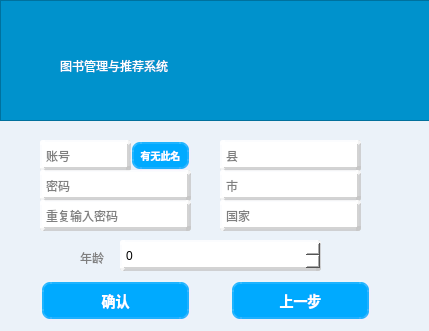
<?xml version="1.0" encoding="UTF-8"?>
<ui version="4.0">
 <class>signup</class>
 <widget class="QWidget" name="signup">
  <property name="geometry">
   <rect>
    <x>0</x>
    <y>0</y>
    <width>429</width>
    <height>331</height>
   </rect>
  </property>
  <property name="windowTitle">
   <string>Form</string>
  </property>
  <property name="styleSheet">
   <string notr="true">background-color: rgb(235, 242, 249);</string>
  </property>
  <widget class="QLineEdit" name="lineEdit">
   <property name="geometry">
    <rect>
     <x>40</x>
     <y>140</y>
     <width>91</width>
     <height>31</height>
    </rect>
   </property>
   <property name="styleSheet">
    <string notr="true"> border-radius: 10px;
border-style: outset;/*边框样式*/
     border-width: 4px;  /*边框宽度为4像素*/
     border-radius: 3px; /*边框圆角半径*/
     border-color: rgb(198, 198, 198,198);/*边框颜色*/
background-color:rgb(255, 255, 255);
</string>
   </property>
   <property name="placeholderText">
    <string>账号</string>
   </property>
  </widget>
  <widget class="QLineEdit" name="lineEdit_2">
   <property name="geometry">
    <rect>
     <x>40</x>
     <y>170</y>
     <width>151</width>
     <height>31</height>
    </rect>
   </property>
   <property name="styleSheet">
    <string notr="true"> border-radius: 10px;
border-style: outset;/*边框样式*/
     border-width: 4px;  /*边框宽度为4像素*/
     border-radius: 3px; /*边框圆角半径*/
     border-color: rgb(198, 198, 198,198);/*边框颜色*/
background-color:rgb(255, 255, 255);
</string>
   </property>
   <property name="echoMode">
    <enum>QLineEdit::Password</enum>
   </property>
   <property name="placeholderText">
    <string>密码</string>
   </property>
  </widget>
  <widget class="QLineEdit" name="lineEdit_3">
   <property name="geometry">
    <rect>
     <x>40</x>
     <y>200</y>
     <width>151</width>
     <height>31</height>
    </rect>
   </property>
   <property name="styleSheet">
    <string notr="true"> border-radius: 10px;
border-style: outset;/*边框样式*/
     border-width: 4px;  /*边框宽度为4像素*/
     border-radius: 3px; /*边框圆角半径*/
     border-color: rgb(198, 198, 198,198);/*边框颜色*/
background-color:rgb(255, 255, 255);
</string>
   </property>
   <property name="echoMode">
    <enum>QLineEdit::Password</enum>
   </property>
   <property name="readOnly">
    <bool>false</bool>
   </property>
   <property name="placeholderText">
    <string>重复输入密码</string>
   </property>
  </widget>
  <widget class="QLineEdit" name="lineEdit_4">
   <property name="geometry">
    <rect>
     <x>220</x>
     <y>140</y>
     <width>141</width>
     <height>31</height>
    </rect>
   </property>
   <property name="styleSheet">
    <string notr="true"> border-radius: 10px;
border-style: outset;/*边框样式*/
     border-width: 4px;  /*边框宽度为4像素*/
     border-radius: 3px; /*边框圆角半径*/
     border-color: rgb(198, 198, 198,198);/*边框颜色*/
background-color:rgb(255, 255, 255);
</string>
   </property>
   <property name="placeholderText">
    <string>县</string>
   </property>
  </widget>
  <widget class="QLineEdit" name="lineEdit_5">
   <property name="geometry">
    <rect>
     <x>220</x>
     <y>170</y>
     <width>141</width>
     <height>31</height>
    </rect>
   </property>
   <property name="styleSheet">
    <string notr="true"> border-radius: 10px;
border-style: outset;/*边框样式*/
     border-width: 4px;  /*边框宽度为4像素*/
     border-radius: 3px; /*边框圆角半径*/
     border-color: rgb(198, 198, 198,198);/*边框颜色*/
background-color:rgb(255, 255, 255);
</string>
   </property>
   <property name="placeholderText">
    <string>市</string>
   </property>
  </widget>
  <widget class="QLineEdit" name="lineEdit_6">
   <property name="geometry">
    <rect>
     <x>220</x>
     <y>200</y>
     <width>141</width>
     <height>31</height>
    </rect>
   </property>
   <property name="styleSheet">
    <string notr="true"> border-radius: 10px;
border-style: outset;/*边框样式*/
     border-width: 4px;  /*边框宽度为4像素*/
     border-radius: 3px; /*边框圆角半径*/
     border-color: rgb(198, 198, 198,198);/*边框颜色*/
background-color:rgb(255, 255, 255);
</string>
   </property>
   <property name="placeholderText">
    <string>国家</string>
   </property>
  </widget>
  <widget class="QSpinBox" name="spinBox">
   <property name="geometry">
    <rect>
     <x>120</x>
     <y>240</y>
     <width>201</width>
     <height>31</height>
    </rect>
   </property>
   <property name="styleSheet">
    <string notr="true"> border-radius: 10px;
border-style: outset;/*边框样式*/
     border-width: 4px;  /*边框宽度为4像素*/
     border-radius: 3px; /*边框圆角半径*/
     border-color: rgb(198, 198, 198,198);/*边框颜色*/
background-color:rgb(255, 255, 255);
</string>
   </property>
   <property name="buttonSymbols">
    <enum>QAbstractSpinBox::UpDownArrows</enum>
   </property>
   <property name="correctionMode">
    <enum>QAbstractSpinBox::CorrectToPreviousValue</enum>
   </property>
  </widget>
  <widget class="QPushButton" name="pushButton">
   <property name="geometry">
    <rect>
     <x>40</x>
     <y>280</y>
     <width>151</width>
     <height>41</height>
    </rect>
   </property>
   <property name="styleSheet">
    <string notr="true">QPushButton{
	font: 9pt &quot;微软雅黑&quot;;
     background-color: rgb(0, 170, 255);/*背景色*/
      border-style: outset;/*边框样式*/
     border-width: 4px;  /*边框宽度为4像素*/
     border-radius: 10px; /*边框圆角半径*/
     border-color: rgba(255, 225, 255, 30);/*边框颜色*/
     font: bold 14px;/*字体*/
         color:rgb(255, 255, 255);/*字体颜色*/
     padding: 6px; /*填衬*/
}

QPushButton:hover{ /*鼠标悬停在按钮上时*/
        background-color:rgb(12, 215, 255);
        border-color: rgb(12, 215, 255);
        color:rgba(0, 0, 0, 200);
}

QPushButton:pressed { /*按钮被按下时*/
     background-color:rgba(100,255,100, 200);
         border-color: rgba(255, 225, 255, 30);
     border-style: inset;
        color:rgba(0, 0, 0, 100);
}</string>
   </property>
   <property name="text">
    <string>确认</string>
   </property>
  </widget>
  <widget class="QPushButton" name="pushButton_2">
   <property name="geometry">
    <rect>
     <x>230</x>
     <y>280</y>
     <width>141</width>
     <height>41</height>
    </rect>
   </property>
   <property name="styleSheet">
    <string notr="true">QPushButton{
	font: 9pt &quot;微软雅黑&quot;;
     background-color: rgb(0, 170, 255);/*背景色*/
      border-style: outset;/*边框样式*/
     border-width: 4px;  /*边框宽度为4像素*/
     border-radius: 10px; /*边框圆角半径*/
     border-color: rgba(255, 225, 255, 30);/*边框颜色*/
     font: bold 14px;/*字体*/
         color:rgb(255, 255, 255);/*字体颜色*/
     padding: 6px; /*填衬*/
}

QPushButton:hover{ /*鼠标悬停在按钮上时*/
        background-color:rgb(12, 215, 255);
        border-color: rgb(12, 215, 255);
        color:rgba(0, 0, 0, 200);
}

QPushButton:pressed { /*按钮被按下时*/
     background-color:rgba(100,255,100, 200);
         border-color: rgba(255, 225, 255, 30);
     border-style: inset;
        color:rgba(0, 0, 0, 100);
}</string>
   </property>
   <property name="text">
    <string>上一步</string>
   </property>
  </widget>
  <widget class="QLabel" name="label">
   <property name="geometry">
    <rect>
     <x>80</x>
     <y>250</y>
     <width>31</width>
     <height>16</height>
    </rect>
   </property>
   <property name="styleSheet">
    <string notr="true">color: rgb(127, 127, 127);</string>
   </property>
   <property name="text">
    <string>年龄</string>
   </property>
  </widget>
  <widget class="QGraphicsView" name="graphicsView_2">
   <property name="geometry">
    <rect>
     <x>0</x>
     <y>0</y>
     <width>431</width>
     <height>121</height>
    </rect>
   </property>
   <property name="styleSheet">
    <string notr="true">background-color: rgb(0, 146, 204);</string>
   </property>
  </widget>
  <widget class="QLabel" name="label_2">
   <property name="geometry">
    <rect>
     <x>60</x>
     <y>30</y>
     <width>341</width>
     <height>71</height>
    </rect>
   </property>
   <property name="styleSheet">
    <string notr="true">background-color: rgb(0, 146, 204);

font: 75 25pt &quot;华文琥珀&quot;;
color: rgb(255, 255, 255);</string>
   </property>
   <property name="text">
    <string>图书管理与推荐系统</string>
   </property>
  </widget>
  <widget class="QPushButton" name="pushButton_3">
   <property name="geometry">
    <rect>
     <x>130</x>
     <y>140</y>
     <width>61</width>
     <height>31</height>
    </rect>
   </property>
   <property name="styleSheet">
    <string notr="true">QPushButton{
	font: 9pt &quot;微软雅黑&quot;;
     background-color: rgb(0, 170, 255);/*背景色*/
      border-style: outset;/*边框样式*/
     border-width: 4px;  /*边框宽度为4像素*/
     border-radius: 10px; /*边框圆角半径*/
     border-color: rgba(255, 225, 255, 30);/*边框颜色*/
     font: bold 10px;/*字体*/
         color:rgb(255, 255, 255);/*字体颜色*/
     padding: 6px; /*填衬*/
}

QPushButton:hover{ /*鼠标悬停在按钮上时*/
        background-color:rgb(12, 215, 255);
        border-color: rgb(12, 215, 255);
        color:rgba(0, 0, 0, 200);
}

QPushButton:pressed { /*按钮被按下时*/
     background-color:rgba(100,255,100, 200);
         border-color: rgba(255, 225, 255, 30);
     border-style: inset;
        color:rgba(0, 0, 0, 100);
}</string>
   </property>
   <property name="text">
    <string>有无此名</string>
   </property>
  </widget>
 </widget>
 <resources/>
 <connections/>
</ui>
